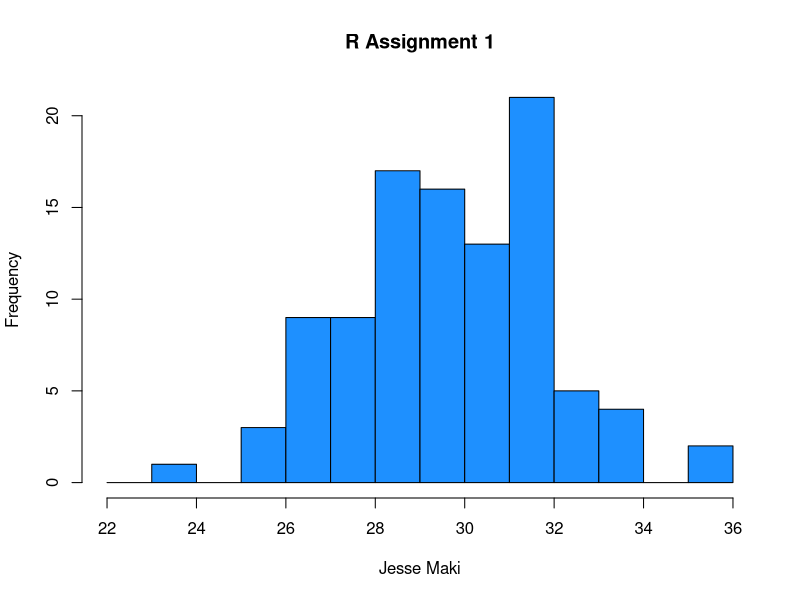

The R script that drew this image:
## ---- chunk 1
# choose your unique seednumber to generate data, e.g. UFID
set.seed(48571578) # generate data
mydata = rnorm(100, 30, 2)
# sample mean of mydata
mean(mydata)
## ---- chunk 2
# 10% trimmed mean
mean(mydata, trim=0.1)
## ---- chunk 3
# 35th percentile
quantile(mydata,0.35,type=6)
## ---- chunk 4
hist(mydata,col="dodgerblue", breaks=c(22:36), main="R Assignment 1", xlab="Jesse Maki")
